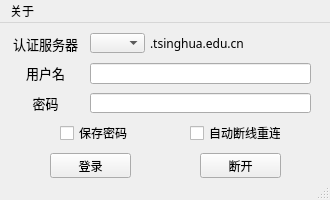
<?xml version="1.0" encoding="UTF-8"?>
<ui version="4.0">
 <class>MainWindow</class>
 <widget class="QMainWindow" name="MainWindow">
  <property name="geometry">
   <rect>
    <x>0</x>
    <y>0</y>
    <width>330</width>
    <height>200</height>
   </rect>
  </property>
  <property name="minimumSize">
   <size>
    <width>330</width>
    <height>200</height>
   </size>
  </property>
  <property name="maximumSize">
   <size>
    <width>340</width>
    <height>200</height>
   </size>
  </property>
  <property name="font">
   <font>
    <family>微软雅黑</family>
   </font>
  </property>
  <property name="windowTitle">
   <string>Tsinghua Auth</string>
  </property>
  <property name="toolButtonStyle">
   <enum>Qt::ToolButtonIconOnly</enum>
  </property>
  <property name="animated">
   <bool>true</bool>
  </property>
  <property name="tabShape">
   <enum>QTabWidget::Rounded</enum>
  </property>
  <property name="dockOptions">
   <set>QMainWindow::AllowTabbedDocks|QMainWindow::AnimatedDocks</set>
  </property>
  <widget class="QWidget" name="centralwidget">
   <widget class="QLineEdit" name="lineEdit">
    <property name="geometry">
     <rect>
      <x>90</x>
      <y>40</y>
      <width>221</width>
      <height>21</height>
     </rect>
    </property>
    <property name="font">
     <font>
      <family>微软雅黑</family>
      <pointsize>9</pointsize>
     </font>
    </property>
    <property name="text">
     <string/>
    </property>
   </widget>
   <widget class="QLineEdit" name="lineEdit_2">
    <property name="geometry">
     <rect>
      <x>90</x>
      <y>70</y>
      <width>221</width>
      <height>20</height>
     </rect>
    </property>
    <property name="font">
     <font>
      <family>微软雅黑</family>
      <pointsize>10</pointsize>
     </font>
    </property>
    <property name="text">
     <string/>
    </property>
    <property name="echoMode">
     <enum>QLineEdit::Password</enum>
    </property>
   </widget>
   <widget class="QLabel" name="label">
    <property name="geometry">
     <rect>
      <x>10</x>
      <y>40</y>
      <width>71</width>
      <height>20</height>
     </rect>
    </property>
    <property name="font">
     <font>
      <family>微软雅黑</family>
      <pointsize>10</pointsize>
     </font>
    </property>
    <property name="text">
     <string>用户名</string>
    </property>
    <property name="alignment">
     <set>Qt::AlignCenter</set>
    </property>
   </widget>
   <widget class="QLabel" name="label_2">
    <property name="geometry">
     <rect>
      <x>10</x>
      <y>70</y>
      <width>71</width>
      <height>20</height>
     </rect>
    </property>
    <property name="font">
     <font>
      <family>微软雅黑</family>
      <pointsize>10</pointsize>
     </font>
    </property>
    <property name="text">
     <string>密码</string>
    </property>
    <property name="alignment">
     <set>Qt::AlignCenter</set>
    </property>
   </widget>
   <widget class="QCheckBox" name="checkBox">
    <property name="geometry">
     <rect>
      <x>60</x>
      <y>100</y>
      <width>71</width>
      <height>20</height>
     </rect>
    </property>
    <property name="font">
     <font>
      <family>微软雅黑</family>
      <pointsize>9</pointsize>
     </font>
    </property>
    <property name="text">
     <string>保存密码</string>
    </property>
   </widget>
   <widget class="QPushButton" name="pushButton">
    <property name="geometry">
     <rect>
      <x>50</x>
      <y>130</y>
      <width>81</width>
      <height>25</height>
     </rect>
    </property>
    <property name="font">
     <font>
      <family>微软雅黑</family>
      <pointsize>9</pointsize>
     </font>
    </property>
    <property name="text">
     <string>登录</string>
    </property>
   </widget>
   <widget class="QCheckBox" name="checkBox_2">
    <property name="geometry">
     <rect>
      <x>190</x>
      <y>100</y>
      <width>91</width>
      <height>20</height>
     </rect>
    </property>
    <property name="font">
     <font>
      <family>微软雅黑</family>
      <pointsize>9</pointsize>
     </font>
    </property>
    <property name="text">
     <string>自动断线重连</string>
    </property>
   </widget>
   <widget class="QPushButton" name="pushButton_2">
    <property name="geometry">
     <rect>
      <x>200</x>
      <y>130</y>
      <width>81</width>
      <height>25</height>
     </rect>
    </property>
    <property name="font">
     <font>
      <family>微软雅黑</family>
      <pointsize>9</pointsize>
     </font>
    </property>
    <property name="text">
     <string>断开</string>
    </property>
   </widget>
   <widget class="QLabel" name="label_3">
    <property name="geometry">
     <rect>
      <x>10</x>
      <y>10</y>
      <width>71</width>
      <height>21</height>
     </rect>
    </property>
    <property name="font">
     <font>
      <family>微软雅黑</family>
      <pointsize>10</pointsize>
     </font>
    </property>
    <property name="text">
     <string>认证服务器</string>
    </property>
    <property name="alignment">
     <set>Qt::AlignCenter</set>
    </property>
   </widget>
   <widget class="QLabel" name="label_4">
    <property name="geometry">
     <rect>
      <x>150</x>
      <y>10</y>
      <width>151</width>
      <height>20</height>
     </rect>
    </property>
    <property name="font">
     <font>
      <family>微软雅黑</family>
     </font>
    </property>
    <property name="text">
     <string>.tsinghua.edu.cn</string>
    </property>
   </widget>
   <widget class="QComboBox" name="comboBox">
    <property name="geometry">
     <rect>
      <x>90</x>
      <y>10</y>
      <width>55</width>
      <height>20</height>
     </rect>
    </property>
    <property name="editable">
     <bool>false</bool>
    </property>
    <property name="currentText">
     <string/>
    </property>
    <property name="currentIndex">
     <number>-1</number>
    </property>
   </widget>
  </widget>
  <widget class="QMenuBar" name="menubar">
   <property name="geometry">
    <rect>
     <x>0</x>
     <y>0</y>
     <width>330</width>
     <height>23</height>
    </rect>
   </property>
   <widget class="QMenu" name="menu">
    <property name="title">
     <string>关于</string>
    </property>
   </widget>
   <addaction name="menu"/>
  </widget>
  <widget class="QStatusBar" name="statusBar">
   <property name="font">
    <font>
     <pointsize>9</pointsize>
    </font>
   </property>
  </widget>
 </widget>
 <resources>
  <include location="icon.qrc"/>
 </resources>
 <connections/>
</ui>
